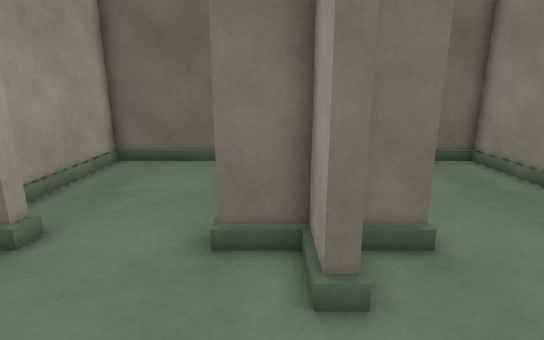
View 1 (above)

12 first-person views from a walk through a scene from a Unity 3-D project. The camera is 1.5 m above the floor, tilts 14° down and sees 80° across. The floor is counted in squares, 0.5 m on a side. Each view is taken from the middle of a square. On the plan, view 1 faces up. The plan holds only what a view shows up to about 20 squares ahead; the rest is blank.

View 2
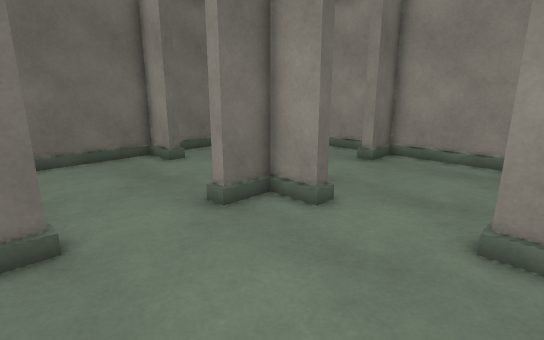

View 3
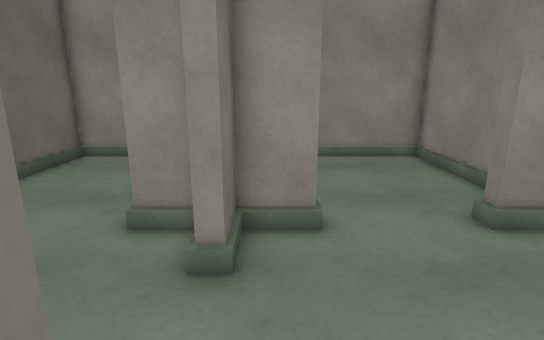

View 4
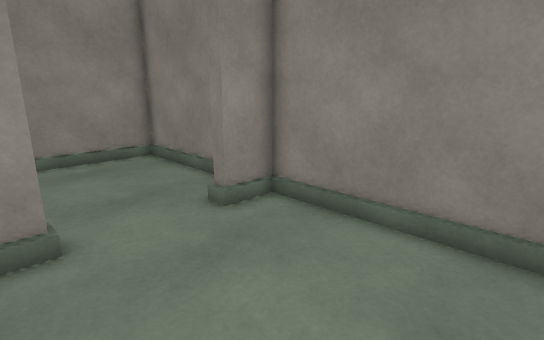

View 5
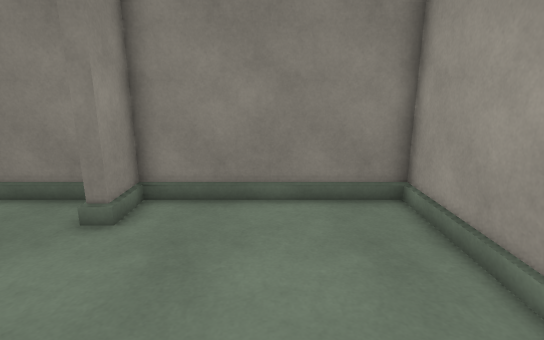

View 6
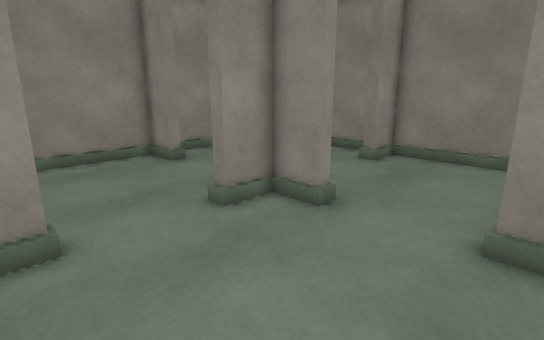

View 7
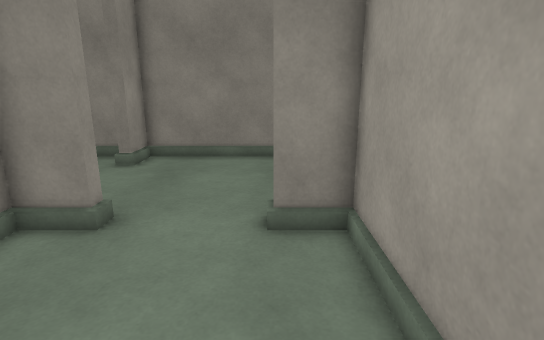

View 8
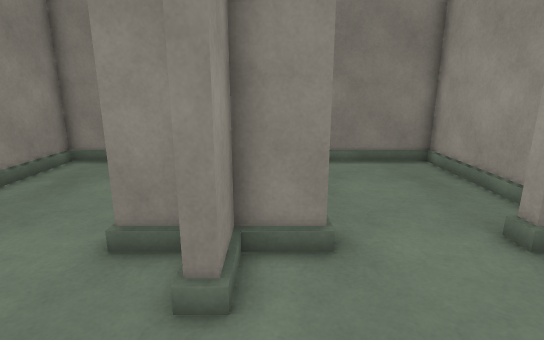

View 9
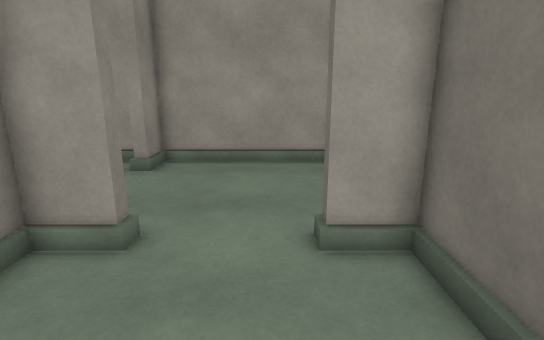

View 10
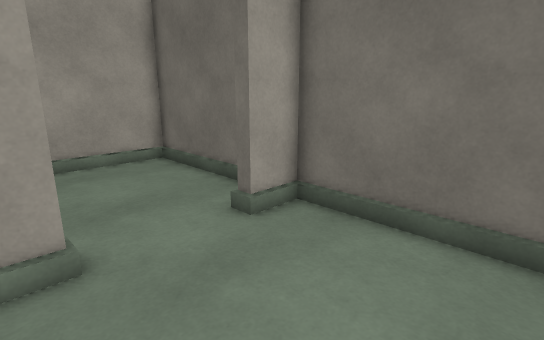

View 11
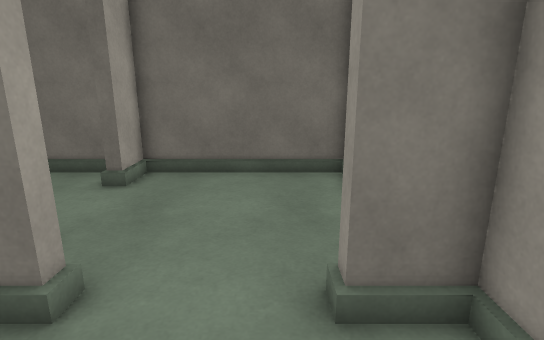

View 12
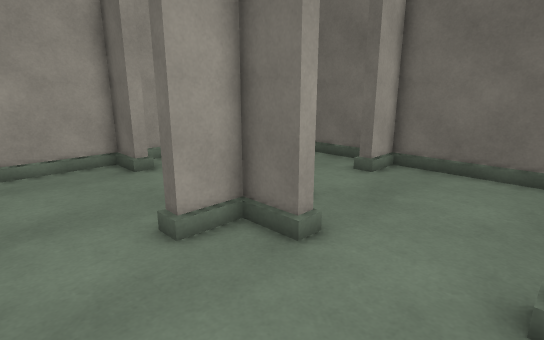

### Floor plan
Points are (right, up) in squares from view 1. A wall is a line through its corners. A room is listed if a view was taken in it or the views show most of it. See-through windows are left out.
Room 1 (views 1, 2, 3, 4)
walls: (1.2, 4) (0.7, 4) (0.7, 5.8) (-1, 5.8) (-1, 6.3); (-5, 6.3) (-5, 5.8) (-6.8, 5.8) (-6.8, -1.7) (0.7, -1.7) (0.7, 0) (1.4, 0)
ways out: opening at (-3.5, 6) to room 2; opening at (1, 2.5) to room 4
Room 2 (views 5, 6, 7, 8)
walls: (-1, 6.3) (0.7, 6.3) (0.7, 8) (1.2, 8); (1.2, 12) (0.7, 12) (0.7, 13.8) (-6.8, 13.8) (-6.8, 6.3) (-5, 6.3)
ways out: opening at (-3.5, 6) to room 1; opening at (1, 10.5) to room 3
Room 3 (views 9, 10)
walls: (7, 6.3) (8.7, 6.3) (8.7, 13.8) (1.2, 13.8) (1.2, 12); (1.2, 8) (1.2, 6.3) (3, 6.3)
ways out: opening at (1, 10.5) to room 2; opening at (4.5, 6) to room 4
Room 4 (views 11, 12)
walls: (3, 6.3) (3, 5.8) (1.2, 5.8) (1.2, 4); (2, -1.7) (8.7, -1.7) (8.7, 5.8) (7, 5.8) (7, 6.3)
ways out: opening at (1, 2.5) to room 1; opening at (4.5, 6) to room 3

Positions as (right, up) in squares from view 1, and headings:
1: (0, 0), facing up
2: (-6, -1), facing up-right
3: (-6, 5), facing right
4: (-6, 5), facing down-right
5: (-3, 7), facing down
6: (-6, 13), facing down-right
7: (-5, 13), facing down
8: (0, 12), facing down
9: (7, 11), facing left
10: (7, 7), facing up-left
11: (6, 2), facing up
12: (7, 1), facing up-left
